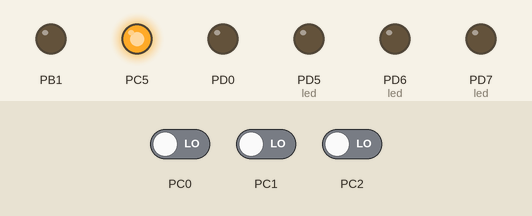
Bench run of a program on a simulated ATmega328P, built with avr-gcc and emulated at 1 MHz. Parts: output pins drawn as LEDs (lit = HIGH). Dashed ring = blinking. The test bench sets the inputs (shaded band); at power-on: PC0 LOW, PC1 LOW, PC2 LOW.

Above: at 1.6 s.
1.7 s: PC0 driven HIGH
At 2.1 s:
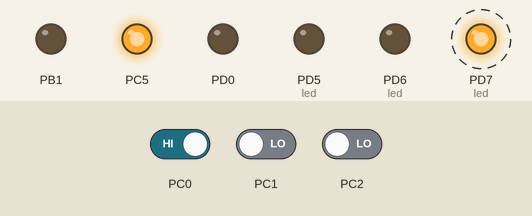
4.7 s: PC1 driven HIGH
At 4.7 s:
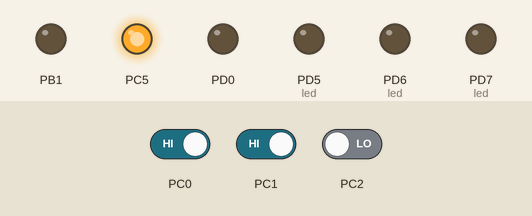
6.2 s: PC0 driven LOW
At 6.5 s:
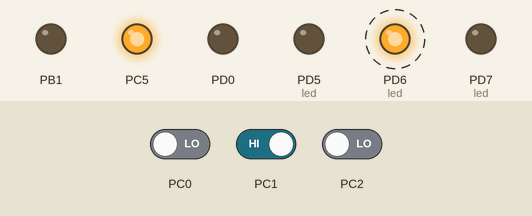
9.2 s: PC1 driven LOW
At 10.0 s:
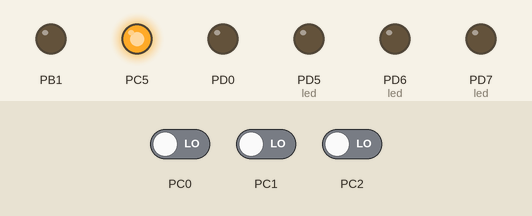
10.7 s: PC2 driven HIGH
At 10.9 s:
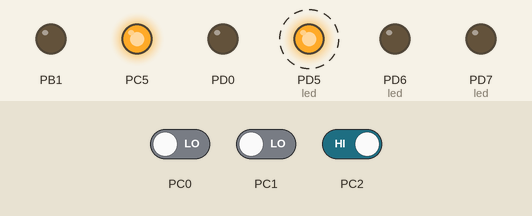
13.7 s: PC2 driven LOW
At 14.5 s:
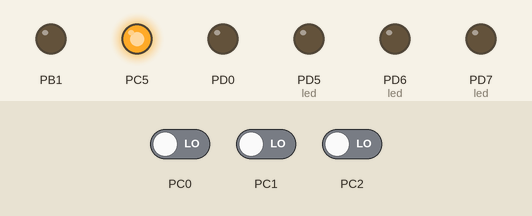
Timing chart, 0 to 16.3 s (numbered marks = the images above; inputs shaded):
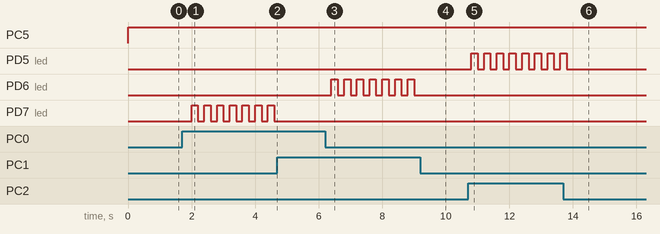

The program:

main.c
```c
/*
 * main.c
 *
 * Created: 7/6/2017 12:03:38 AM
 * Author : dornback
 */

#include <avr/io.h>
#include "states.h"
#include "spi.h"
#include "led.h"

int main(void)
{
    // TODO move these to general purpose init()
    DDRB = 0x02; // Inputs, and Invalid state led on PB1
	DDRC = 0x20; // ON Indicator LED
	DDRD = 0xE1; // State indicator LEDs
    SET_BIT(PORTC, 5);

    SPIMasterInit();

	while (1)
    {
        ReadState();
        state_table[State]();
    }
}
```

led.c
```c
/*
 * led.c
 *
 * Created: 7/15/2017 9:27:35 PM
 *  Author: dornback
 */

#include "led.h"

/**
 * @brief Toggles an LED at a designated rate.
 *
 */
void Blink_LED(volatile uint8_t * port, uint8_t pin)
{
    SET_BIT(*port, pin);
    _delay_ms(200);
    CLR_BIT(*port, pin);
    _delay_ms(200);
}
```

led.h
```c
/*
 * led.h
 *
 * Created: 7/15/2017 9:27:24 PM
 *  Author: dornback
 */


#ifndef LED_H_
#define LED_H_

#define F_CPU 1000000
#include <util/delay.h>

#define SET_BIT(port, ofs)      ((port) |= (1<<ofs))
#define CLR_BIT(port, ofs)      ((port) &= ~(1<<ofs))
#define TOGGLE_BIT(port, ofs)   ((port) ^= (1<<ofs))
#define WRITE_BIT_IF_TRUE(cond, port, ofs) (cond ? SET_BIT(port, ofs) : CLR_BIT(port, ofs))

void Blink_LED(volatile uint8_t * port, uint8_t pin);


#endif /* LED_H_ */
```

spi.c
```c
/*
 * spi.c
 *
 * Created: 7/14/2017 10:21:06 AM
 *  Author: dornback
 */

#include <avr/io.h>
#include "spi.h"

void SPIMasterInit()
{
     DDRB |= (1<<MOSI) | (1<<SCK);  // MOSI, SCK -> Outputs, MISO left as input
     SPCR = (1<<SPE) | (1<<MSTR);   // SPI Enable, Master -> True
}

void SPISlaveInit()
{
    DDRB = (1<<MISO);
    SPCR = (1<<SPE);
}

void SPIWrite(char data)
{
    SPDR = data;
    while( !(SPSR & (1<<SPIF) ));       // Wait, SPIF is set 1 on transfer complete
}

char SPIRead()
{
    // TODO not sure if need to wait for read, test this
    while( !(SPSR & (1<<SPIF) ));       // Wait, SPIF is set 1 on transfer complete
    return SPDR;
}
```

spi.h
```c
/*
 * spi.h
 *
 * Created: 7/14/2017 10:20:48 AM
 *  Author: dornback
 */


#ifndef SPI_H_
#define SPI_H_

#define MOSI    PINB3
#define MISO    PINB4
#define SCK     PINB5

void SPIMasterInit();
void SPISlaveInit();
void SPIWrite(char);
char SPIRead();


#endif /* SPI_H_ */
```

states.c
```c
/*
 * states.c
 *
 * Created: 7/6/2017 11:39:40 AM
 *  Author: dornback
 */

#include <avr/io.h>
#include "states.h"
#include "spi.h"
#include "led.h"

DemoState State;
void (*state_table[])() = {SpiState, I2cState, IdleState, InvalidState};

void ReadState(void)
{
    uint8_t temp;
    temp = PINC;

    switch (temp & 0b00000111) // PC0-2
    {
        case 0b0001: State = IDLE_STATE;    break; //PC0 hi
        case 0b0010: State = SPI_STATE;     break; //PC1 hi
        case 0b0100: State = I2C_STATE;     break; //PC2 hi
        default: State = INVALID_STATE;
    }
}

void SpiState(void)
{
    SPIWrite(0x01);
    if (SPIRead() ==  0x02)
    {
        Blink_LED(&PORTD, 0);
    }
    Blink_LED(&PORTD, 6); // state led
}

void I2cState(void)
{
    Blink_LED(&PORTD, 5); // state led
}

void IdleState(void)
{
    Blink_LED(&PORTD, 7); // state led
}

void InvalidState(void)
{
    Blink_LED(&PORTB, 0);
}


    // Need a state reset function upon entry to new state

    // possible way to call SPIMasterInit() here to allow pin sharing if needed
    // and allow initialization code to be run only once when you switch states
    // I2cStateFlag = 0;
    // IdleStateFlag = 0;
    // if (SpiStateFlag = 0)
    // {
    //     SpiStateFlag = 1;
    //     SPIMasterInit();
    // }
```

states.h
```c
/*
 * states.h
 *
 * Created: 7/6/2017 11:39:27 AM
 *  Author: dornback
 */


#ifndef STATES_H_
#define STATES_H_

typedef enum {SPI_STATE = 0, I2C_STATE, IDLE_STATE, INVALID_STATE} DemoState;

void ReadState(void);

// States
void SpiState(void);
void I2cState(void);
void IdleState(void);
void InvalidState(void);

extern DemoState State;
extern void (*state_table[])();


#endif /* STATES_H_ */
```

Measured:
- after the input at 1.7 s, PD7 (led): alternates HIGH for 0.20 s and LOW for 0.20 s, starting after 0.30 s
- after the input at 4.7 s, PD7 (led): stops changing and stays LOW
- after the input at 6.2 s, PD6 (led): alternates HIGH for 0.20 s and LOW for 0.20 s, starting after 0.20 s
- after the input at 9.2 s, PD6 (led): stops changing and stays LOW
- after the input at 10.7 s, PD5 (led): alternates HIGH for 0.20 s and LOW for 0.20 s, starting after 0.10 s
- after the input at 13.7 s, PD5 (led): goes on until 13.8 s, then stays LOW
